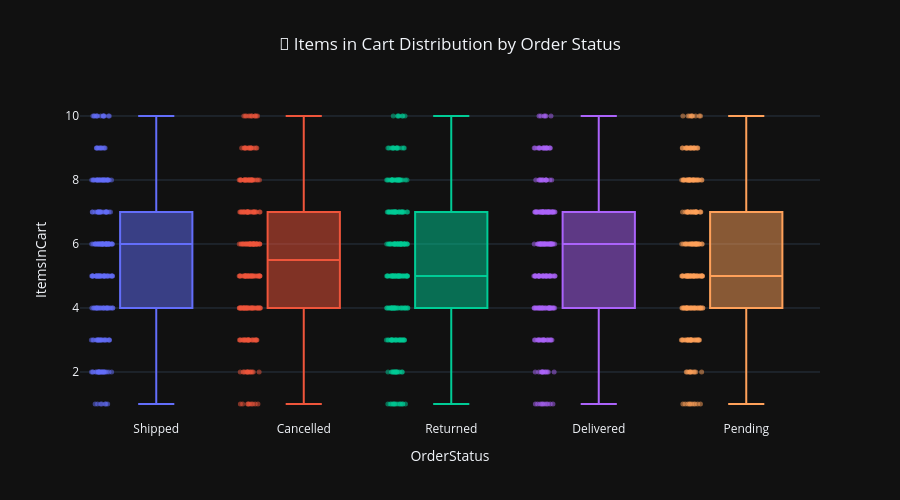

The notebook cell saved with this chart:
### Markdown cell above
Insights 

Higher-priced orders are more likely to be cancelled or returned, while lower to mid-range orders are more likely to be successfully delivered. This suggests that price plays an important role in customer decision-making and post-purchase satisfaction.

### Code cell
import plotly.express as px

fig = px.box(
    df,
    x="OrderStatus",
    y="ItemsInCart",
    color="OrderStatus",
    points="all",   # show all points
    title="🛒 Items in Cart Distribution by Order Status"
)

fig.update_layout(
    template="plotly_dark",
    title_x=0.5,
    height=500,
    width=900,
    showlegend=False
)

fig.update_traces(
    marker=dict(size=5, opacity=0.5),
    line=dict(width=2)
)

fig.show()

### Figure 1 — Plotly figure (JSON) as saved in the notebook; plotly's stock layout.template omitted (floating-point values rounded to 4 significant figures; data arrays with more than 128 entries replaced by an {"elided": "..."} marker saying what was removed)
{"data": [{"alignmentgroup": "True", "boxpoints": "all", "hovertemplate": "OrderStatus=%{x}<br>ItemsInCart=%{y}<extra></extra>", "legendgroup": "Shipped", "line": {"width": 2}, "marker": {"color": "#636efa", "opacity": 0.5, "size": 5}, "name": "Shipped", "notched": false, "offsetgroup": "Shipped", "orientation": "v", "showlegend": true, "type": "box", "x": {"elided": "235 str values"}, "x0": " ", "xaxis": "x", "y": {"elided": "235 int values"}, "y0": " ", "yaxis": "y"}, {"alignmentgroup": "True", "boxpoints": "all", "hovertemplate": "OrderStatus=%{x}<br>ItemsInCart=%{y}<extra></extra>", "legendgroup": "Cancelled", "line": {"width": 2}, "marker": {"color": "#EF553B", "opacity": 0.5, "size": 5}, "name": "Cancelled", "notched": false, "offsetgroup": "Cancelled", "orientation": "v", "showlegend": true, "type": "box", "x": {"elided": "250 str values"}, "x0": " ", "xaxis": "x", "y": {"elided": "250 int values"}, "y0": " ", "yaxis": "y"}, {"alignmentgroup": "True", "boxpoints": "all", "hovertemplate": "OrderStatus=%{x}<br>ItemsInCart=%{y}<extra></extra>", "legendgroup": "Returned", "line": {"width": 2}, "marker": {"color": "#00cc96", "opacity": 0.5, "size": 5}, "name": "Returned", "notched": false, "offsetgroup": "Returned", "orientation": "v", "showlegend": true, "type": "box", "x": {"elided": "247 str values"}, "x0": " ", "xaxis": "x", "y": {"elided": "247 int values"}, "y0": " ", "yaxis": "y"}, {"alignmentgroup": "True", "boxpoints": "all", "hovertemplate": "OrderStatus=%{x}<br>ItemsInCart=%{y}<extra></extra>", "legendgroup": "Delivered", "line": {"width": 2}, "marker": {"color": "#ab63fa", "opacity": 0.5, "size": 5}, "name": "Delivered", "notched": false, "offsetgroup": "Delivered", "orientation": "v", "showlegend": true, "type": "box", "x": {"elided": "231 str values"}, "x0": " ", "xaxis": "x", "y": {"elided": "231 int values"}, "y0": " ", "yaxis": "y"}, {"alignmentgroup": "True", "boxpoints": "all", "hovertemplate": "OrderStatus=%{x}<br>ItemsInCart=%{y}<extra></extra>", "legendgroup": "Pending", "line": {"width": 2}, "marker": {"color": "#FFA15A", "opacity": 0.5, "size": 5}, "name": "Pending", "notched": false, "offsetgroup": "Pending", "orientation": "v", "showlegend": true, "type": "box", "x": {"elided": "237 str values"}, "x0": " ", "xaxis": "x", "y": {"elided": "237 int values"}, "y0": " ", "yaxis": "y"}], "layout": {"boxmode": "overlay", "height": 500, "legend": {"title": {"text": "OrderStatus"}, "tracegroupgap": 0}, "showlegend": false, "title": {"text": "🛒 Items in Cart Distribution by Order Status", "x": 0.5}, "width": 900, "xaxis": {"anchor": "y", "categoryarray": ["Shipped", "Cancelled", "Returned", "Delivered", "Pending"], "categoryorder": "array", "domain": [0, 1], "title": {"text": "OrderStatus"}}, "yaxis": {"anchor": "x", "domain": [0, 1], "title": {"text": "ItemsInCart"}}}}
